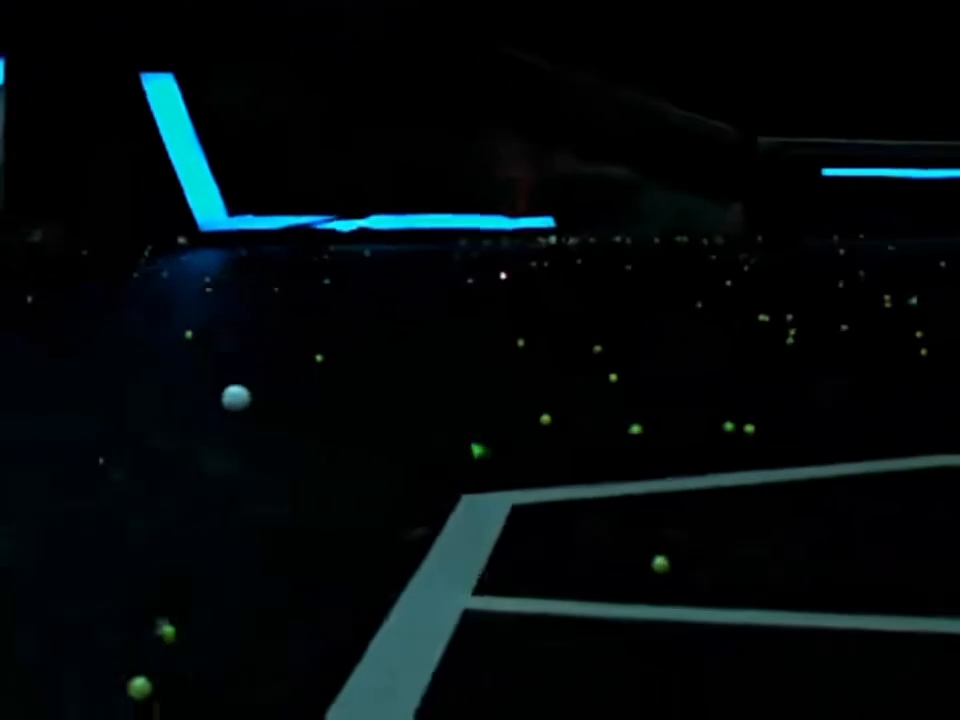
#> input picture frame 40 of video/video.mp4, 960 x 720 px
$ python 'video test.py'
#> lines starting #> are read from the running program, lines starting #| are printed output that depends on the picture; after the words box and inside, x2 and y2 are one past the last pixel; in counts of white or black regions, pixels touching at a corner belong together
#> further down, frame is the input picture: shape (720, 960, 3); mean B, G, R 11.2, 9.4, 3.4
import cv2
import numpy as np # 导入Numpy库，用于创建数组（HSV上下限）

# 定义图像缩放的宽和高
WIDTH = 640
HIGH = 480

#空回调函数，trackbar必须绑定一个回调函数，但我们不需要在回调函数中执行任何操作，所以定义一个空函数pass占位
def nothing(x):
    pass

# 创建滑动条的函数，用于调整颜色阈值和形态学操作的参数
def creatTrackbar():  #cv2.createTracker(名称，窗口名，默认值，最大值，回调函数)
    # [11 lines of commented-out code are left out]
    cv2.createTrackbar("hmin", "color_adjust", 0, 255, nothing)
    cv2.createTrackbar("hmax", "color_adjust", 255, 255, nothing)
    cv2.createTrackbar("smin", "color_adjust", 3, 255, nothing)
    cv2.createTrackbar("smax", "color_adjust", 255, 255, nothing)
    cv2.createTrackbar("vmin", "color_adjust", 245, 255, nothing)
    cv2.createTrackbar("vmax", "color_adjust", 255, 255, nothing)

    # 形态学参数滑动条（开运算，闭运算，腐蚀，膨胀的核大小）
    cv2.createTrackbar("open_k", "mor_adjust", 1, 30, nothing)
    cv2.createTrackbar("close_k", "mor_adjust", 5, 30, nothing)
    cv2.createTrackbar("erode_k", "mor_adjust", 2, 30, nothing)
    cv2.createTrackbar("dilate_k", "mor_adjust", 5, 30, nothing)


# HSV颜色空间分割函数，根据滑动条设置的HSV阈值创建掩码
def hsv_change(frame): # getTrackbarPos函数获取滑动条的当前值，分别获取hmin、hmax、smin、smax、vmin、vmax
    #cv2.getTrackerPos(滑动条名称，窗口名称)
    hmin = cv2.getTrackbarPos('hmin', 'color_adjust')
    hmax = cv2.getTrackbarPos('hmax', 'color_adjust')
    smin = cv2.getTrackbarPos('smin', 'color_adjust')
    smax = cv2.getTrackbarPos('smax', 'color_adjust')
    vmin = cv2.getTrackbarPos('vmin', 'color_adjust')
    vmax = cv2.getTrackbarPos('vmax', 'color_adjust')

    # gray = cv2.cvtColor(frame, cv2.COLOR_BGR2GRAY)
    # cv2.imshow("gray", gray)
    hsv = cv2.cvtColor(frame, cv2.COLOR_BGR2HSV) # BGR转HSV，HSV更适合做颜色分割
#> hsv: shape (480, 640, 3); mean H, S, V 57.2, 128.7, 11.5
    # 创建HSV阈值的上下限数组，lowerb和upperb参数分别是掩码的下限和上限
    lower_hsv = np.array([hmin, smin, vmin])
    upper_hsv = np.array([hmax, smax, vmax])
    # cv2.inRange函数根据设定的HSV上下限创建二值掩码，掩码中满足条件的像素值为255（白），不满足条件的像素值为0（黑）
    mask = cv2.inRange(hsv, lowerb=lower_hsv, upperb=upper_hsv)
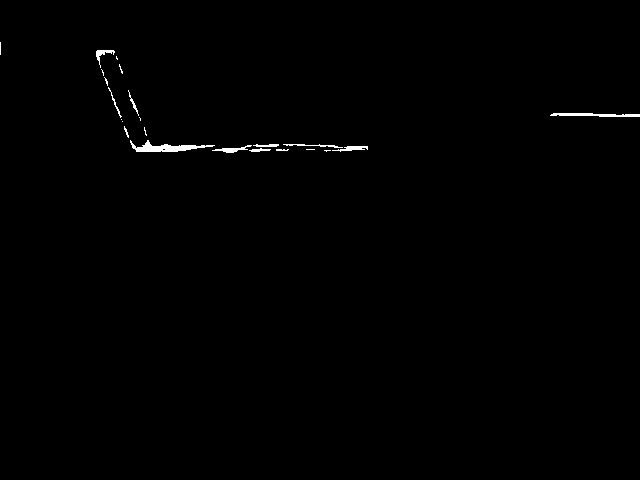
#> mask: shape (480, 640); 0.47% white; 23 white regions (11 under 20 px), largest, box (x1, y1, x2, y2) and area: (130, 140, 215, 152) 440, (550, 113, 640, 117) 251, (212, 145, 252, 153) 120
    return mask

# 开运算函数，先腐蚀后膨胀，去除小的噪点
def open_binary(binary, x, y):
    kernel = cv2.getStructuringElement(cv2.MORPH_RECT, (int(x), int(y)))
    # cv2.getStructuringElement创建一个矩形结构元素，大小由x和y参数决定
    dst = cv2.morphologyEx(binary, cv2.MORPH_OPEN, kernel)
    # cv2.morphologyEx函数执行形态学操作，cv2.morphologyEx(输入图像，操作类型（开运算），结构元素)
    # cv2.MORPH_OPEN开运算
    return dst

# 闭运算函数，先膨胀后腐蚀，填充小的孔洞
def close_binary(binary, x, y):
#> called with x = 5, y = 5
    kernel = cv2.getStructuringElement(cv2.MORPH_RECT, (int(x), int(y)))
    dst = cv2.morphologyEx(binary, cv2.MORPH_CLOSE, kernel) # cv2.MORPH_CLOSE闭运算
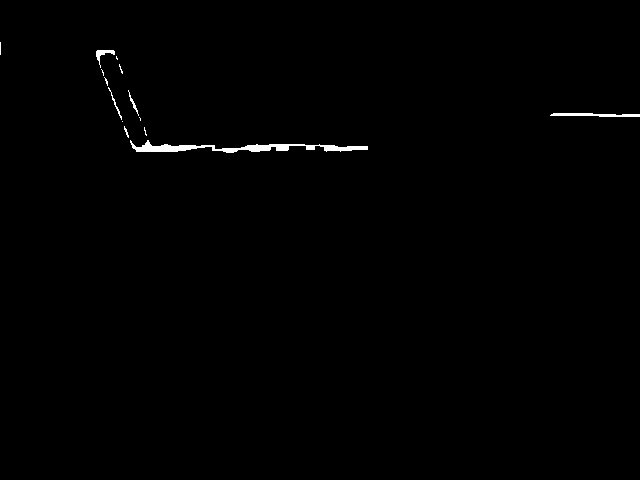
#> dst: shape (480, 640); 0.55% white; 14 white regions (8 under 20 px), largest, box (x1, y1, x2, y2) and area: (130, 140, 368, 153) 1130, (550, 113, 640, 117) 254, (96, 50, 115, 68) 106, (108, 87, 122, 120) 54, (128, 90, 139, 116) 50, (124, 126, 129, 138) 22
    return dst

# 腐蚀函数，缩小白色区域，去除边界上的像素
def erode_binary(binary, x, y):
#> called with x = 2, y = 2
    kernel = cv2.getStructuringElement(cv2.MORPH_RECT, (int(x), int(y)))
    dst = cv2.erode(binary, kernel)
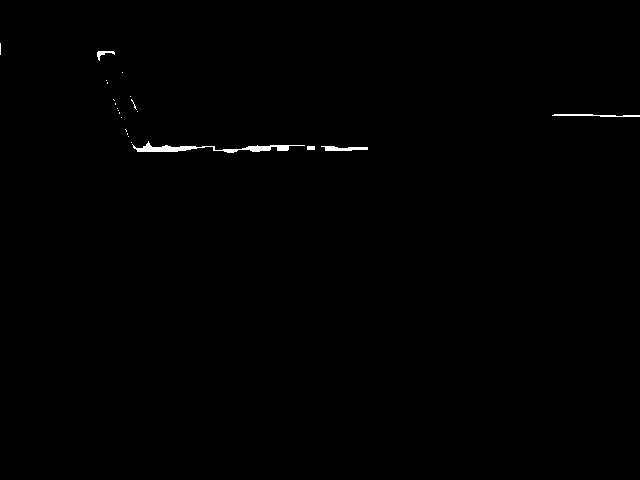
#> dst: shape (480, 640); 0.36% white; 22 white regions (17 under 20 px), largest, box (x1, y1, x2, y2) and area: (132, 141, 305, 153) 646, (552, 114, 640, 117) 160, (321, 146, 368, 151) 160, (97, 51, 115, 61) 68, (307, 146, 315, 150) 32
    return dst

# 膨胀函数，扩大白色区域，补洞
def dilate_binary(binary, x, y):
#> called with x = 5, y = 5
    kernel = cv2.getStructuringElement(cv2.MORPH_RECT, (int(x), int(y)))
    dst = cv2.dilate(binary, kernel)
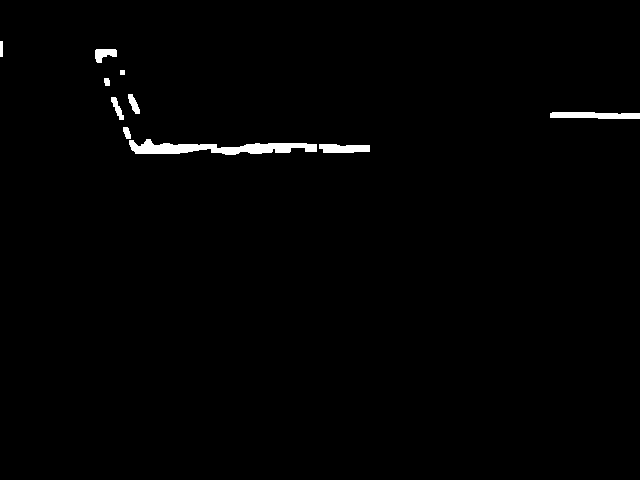
#> dst: shape (480, 640); 1% white; 10 white regions, largest, box (x1, y1, x2, y2) and area: (129, 139, 317, 155) 1603, (550, 112, 640, 119) 532, (319, 144, 370, 153) 388
    return dst

# 主函数，读取图像，创建窗口和滑动条，循环处理图像并显示结果
if __name__ == '__main__':

    #photo = 'red.jpeg' # 读取图片文件路径
    #cap = cv2.imread(photo) # 创建图像对象，读取图片文件

    video = 'video.mp4' #视频
    cap = cv2.VideoCapture(video)

    #if cap is None: #如果找不到照片，打印错误信息并退出程序
        #print("无法打开文件")
        #exit()

    if not cap.isOpened():
        print("无法打开视频文件")
        exit()

    fps = cap.get(cv2.CAP_PROP_FPS) # 获取视频的帧率
    wait_time = int(1000 / fps) # 计算每帧的等待时间，单位为毫秒

    #创建两个窗口，一个用于调整颜色阈值，另一个用于调整形态学参数
    cv2.namedWindow("color_adjust")
    cv2.namedWindow("mor_adjust")
    creatTrackbar() #创建滑动条

    # 死循环，持续读取画面、处理、显示，直到用户按下'q'键退出
    while True:

        ret, frame = cap.read() # 读取视频帧，ret是布尔值表示是否成功读取，frame是当前帧的图像数据
        if not ret: # 如果没有成功读取帧，说明视频结束，退出循环
            cap.set(cv2.CAP_PROP_POS_FRAMES, 0) # 将视频帧位置重置为0，重新播放
            continue
        # 获取形态学参数滑动条的当前值
        open_k = cv2.getTrackbarPos('open_k', 'mor_adjust')
        close_k = cv2.getTrackbarPos('close_k', 'mor_adjust')
        erode_k = cv2.getTrackbarPos('erode_k', 'mor_adjust')
        dilate_k = cv2.getTrackbarPos('dilate_k', 'mor_adjust')

        frame = cv2.resize(frame, (WIDTH, HIGH), interpolation=cv2.INTER_CUBIC)
        #把cap缩放到WIDTH*HIGH大小，插值方法为INTER_CUBIC（三次插值算法）

        # 颜色分割
        mask = hsv_change(frame) # BGR转HSV，进行颜色空间分割（只保留目标颜色的二值图像），得到二值化的掩码

        # 形态学处理：去噪、填洞
        dst_open = open_binary(mask, open_k, open_k) #调用open_binary函数做开运算（先腐蚀后膨胀），去除小的噪点
        dst_close = close_binary(mask, close_k, close_k) #调用close_binary函数做闭运算（先膨胀后腐蚀），填充小的孔洞
        dst_erode = erode_binary(dst_close, erode_k, erode_k) #腐蚀
        dst_dilate = dilate_binary(dst_erode, dilate_k, dilate_k) #膨胀

        # 在原始帧的中心画一个小圆点，颜色为紫色（BGR格式），半径为2，填充圆点，后续用于做中心追踪的标记
        cv2.circle(frame, (int(WIDTH / 2), int(HIGH / 2)), 2, (255, 0, 255), -1)
#> frame: shape (480, 640, 3); mean B, G, R 11.2, 9.4, 3.4

        # 显示所有窗口：原始画面（缩放后），掩码（颜色分割结果），形态学处理结果
        cv2.imshow("原始画面", frame) #显示经过形态学处理后的二值图像
        cv2.imshow("掩码", mask) #显示原始帧（缩放后）
        cv2.imshow("形态学处理", dst_dilate) #显示原始帧（缩放后）

        if cv2.waitKey(wait_time) & 0xFF == ord('q'): #按'q'键退出循环
#> (key q is pressed here)
            break

    cv2.destroyAllWindows()

$ run again, starting later in the video
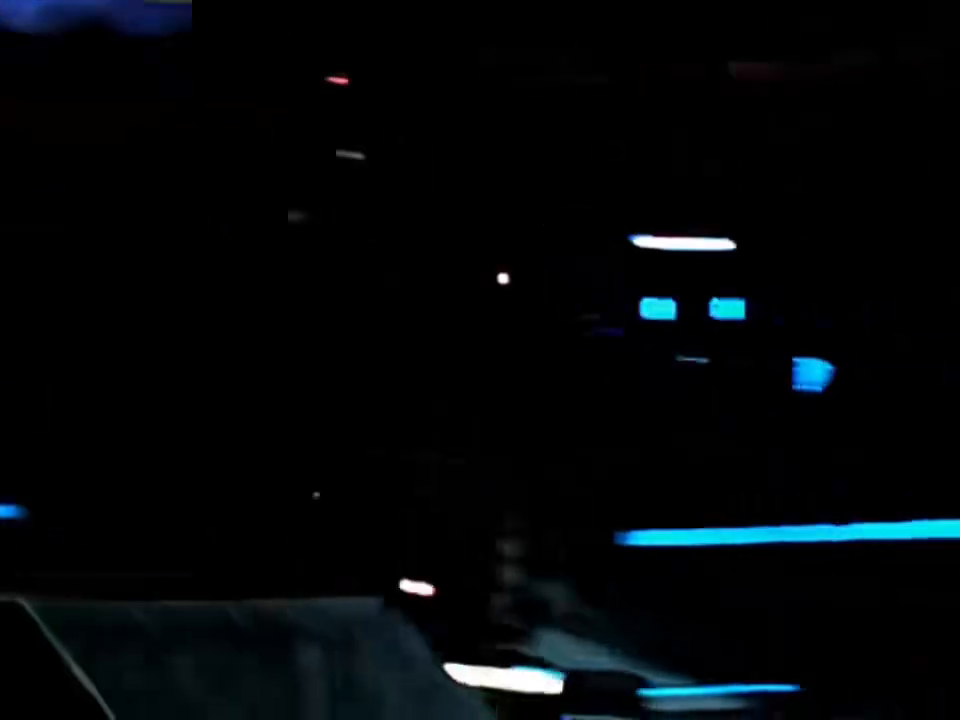
#> input picture frame 181 of video/video.mp4, 960 x 720 px
#> frame is the input picture: shape (720, 960, 3); mean B, G, R 8.8, 6.8, 3.2
#> hsv: shape (480, 640, 3); mean H, S, V 23, 50.4, 8.9
#> in hsv_change, `mask = cv2.inRange(hsv, lowerb=lower_hsv, upperb=upper_hsv)`:
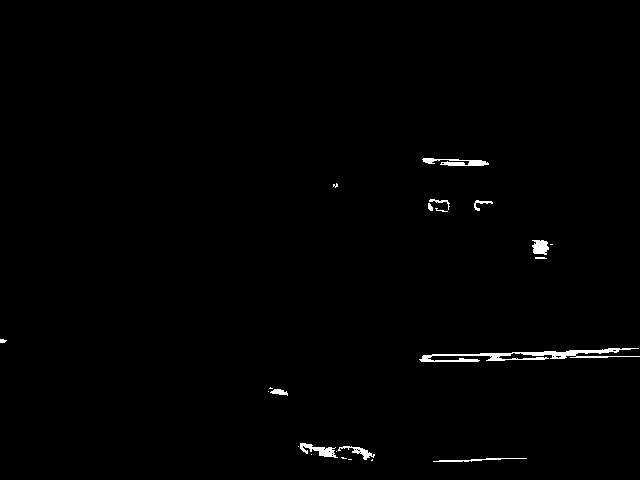
#> mask: shape (480, 640); 0.81% white; 23 white regions (11 under 20 px), largest, box (x1, y1, x2, y2) and area: (419, 348, 640, 362) 1087, (422, 158, 489, 166) 306, (300, 443, 338, 458) 254
#> in dilate_binary, `dst = cv2.dilate(binary, kernel)`:
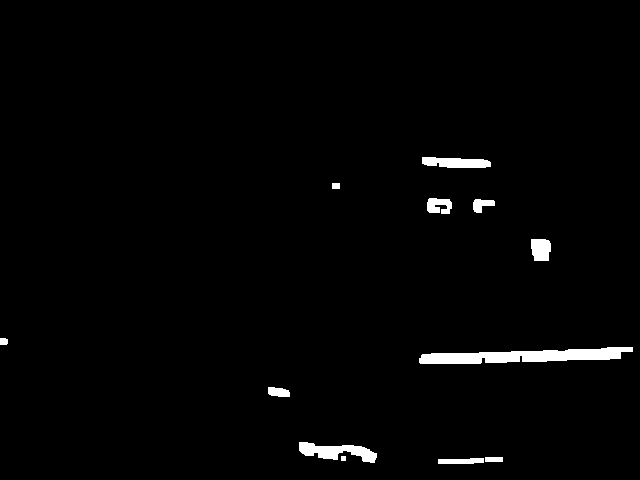
#> dst: shape (480, 640); 1.7% white; 12 white regions, largest, box (x1, y1, x2, y2) and area: (419, 347, 633, 364) 2250, (299, 442, 377, 463) 854, (422, 157, 491, 168) 603

$ run again, starting later in the video
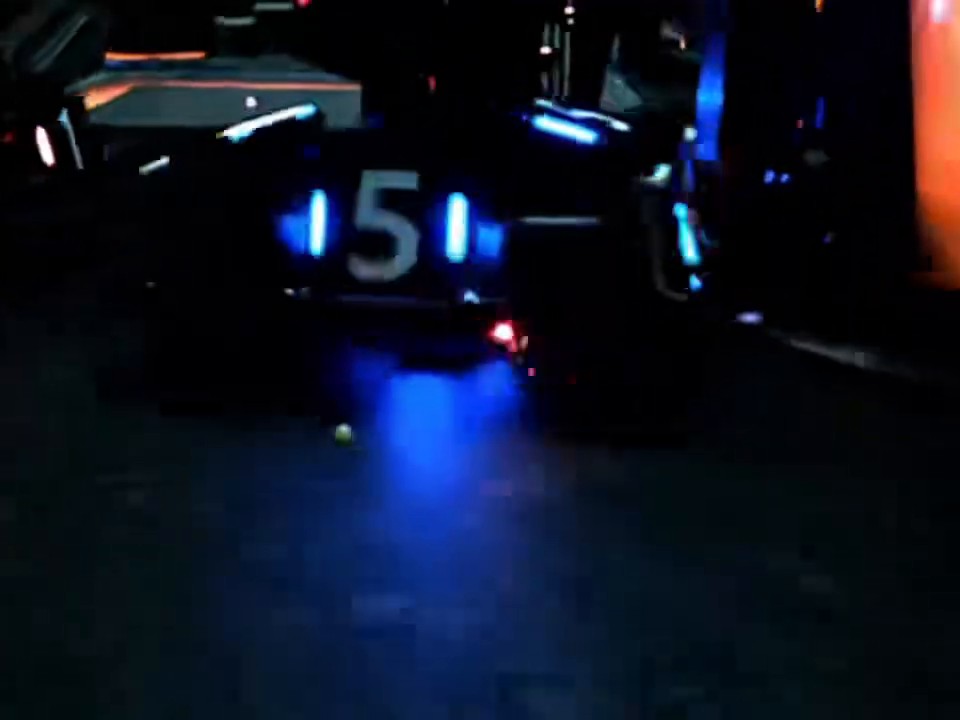
#> input picture frame 323 of video/video.mp4, 960 x 720 px
#> frame is the input picture: shape (720, 960, 3); mean B, G, R 34.9, 18.2, 11.8
#> hsv: shape (480, 640, 3); mean H, S, V 102.5, 201.6, 38.1
#> in hsv_change, `mask = cv2.inRange(hsv, lowerb=lower_hsv, upperb=upper_hsv)`:
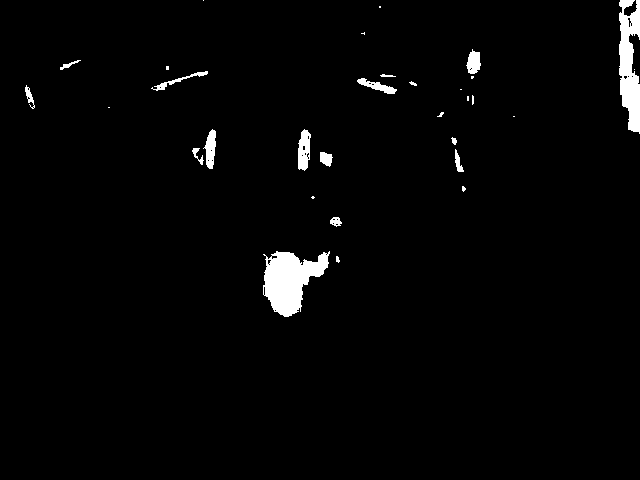
#> mask: shape (480, 640); 2.2% white; 31 white regions (14 under 20 px), largest, box (x1, y1, x2, y2) and area: (263, 251, 330, 317) 2571, (619, 0, 640, 134) 1954, (298, 129, 311, 171) 395
#> in dilate_binary, `dst = cv2.dilate(binary, kernel)`:
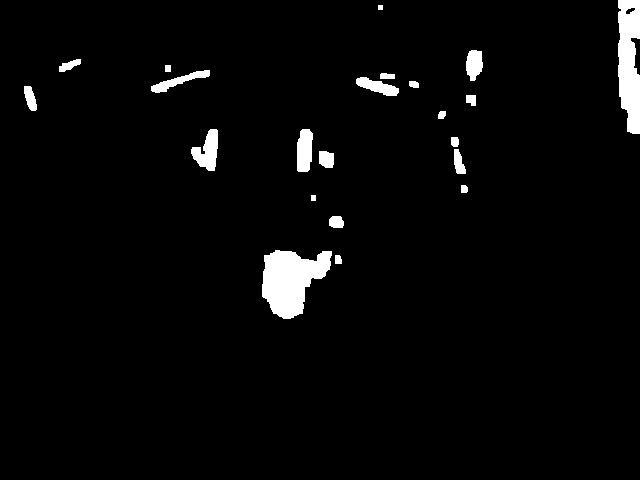
#> dst: shape (480, 640); 3.1% white; 22 white regions, largest, box (x1, y1, x2, y2) and area: (262, 250, 332, 319) 3093, (618, 0, 640, 134) 2403, (191, 129, 218, 171) 675
